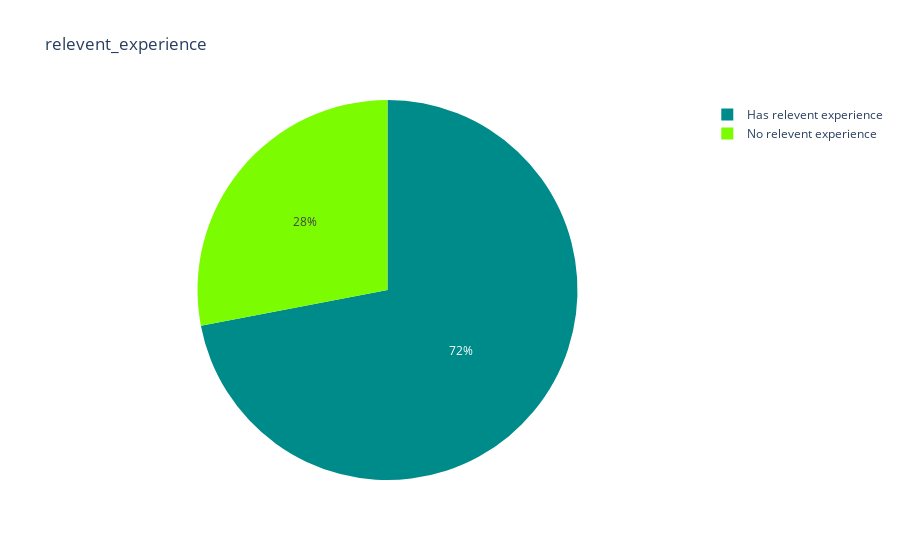

The notebook cell saved with this chart:
### Code cell
pie_chart(hr_train,'relevent_experience')

### Figure 1 — Plotly figure (JSON) as saved in the notebook; plotly's stock layout.template omitted (floating-point values rounded to 4 significant figures)
{"data": [{"domain": {"x": [0, 1], "y": [0, 1]}, "hovertemplate": "label=%{label}<br>value=%{value}<extra></extra>", "labels": ["Has relevent experience", "No relevent experience"], "legendgroup": "", "name": "", "showlegend": true, "type": "pie", "values": [13792, 5365]}], "layout": {"legend": {"tracegroupgap": 0}, "piecolorway": ["darkcyan", "lawngreen"], "title": {"text": "relevent_experience"}}}
